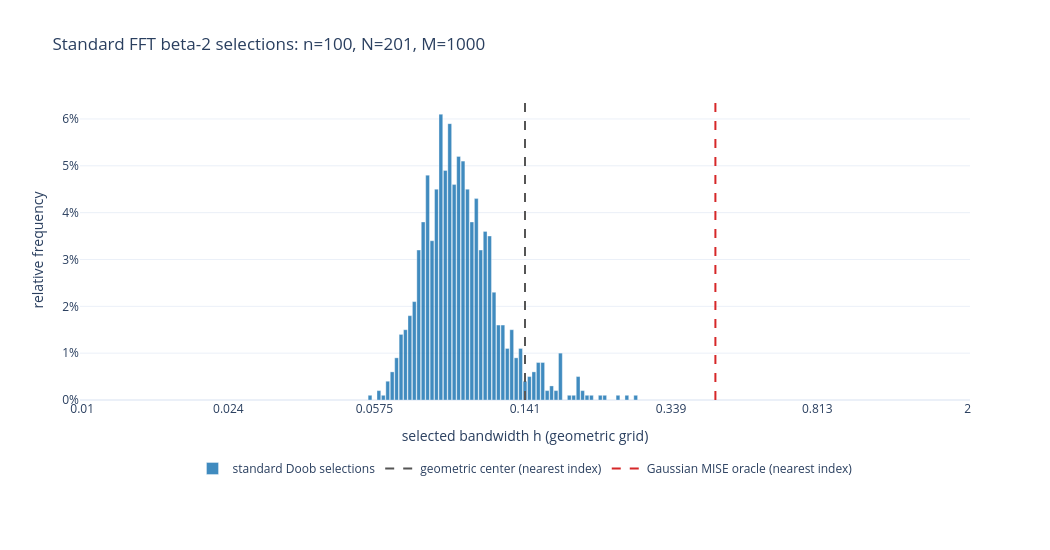
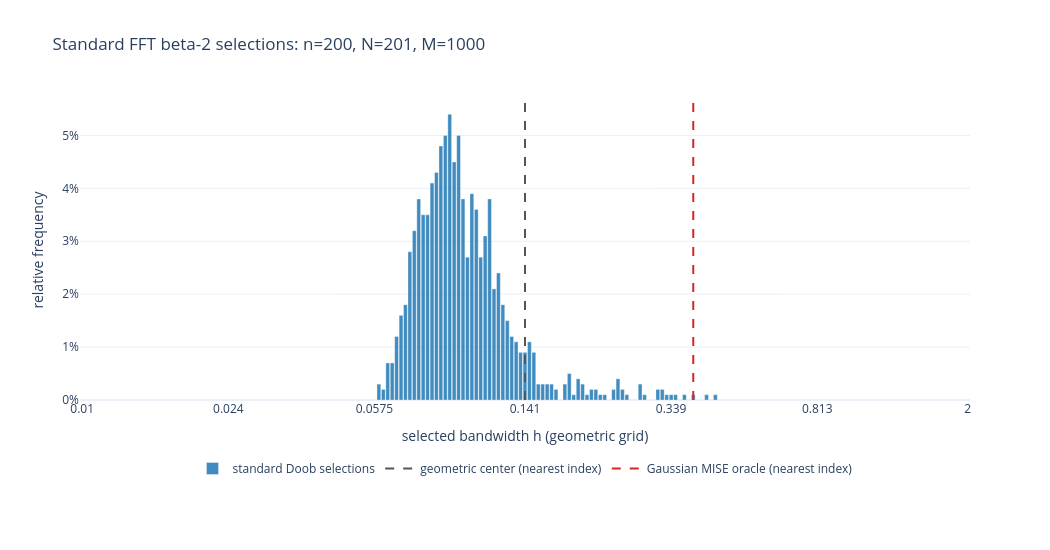
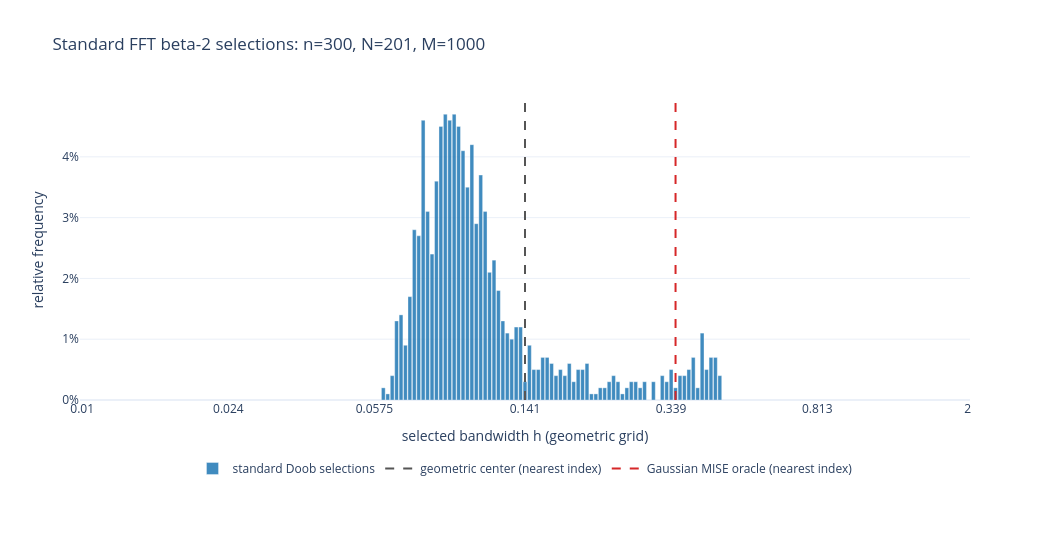
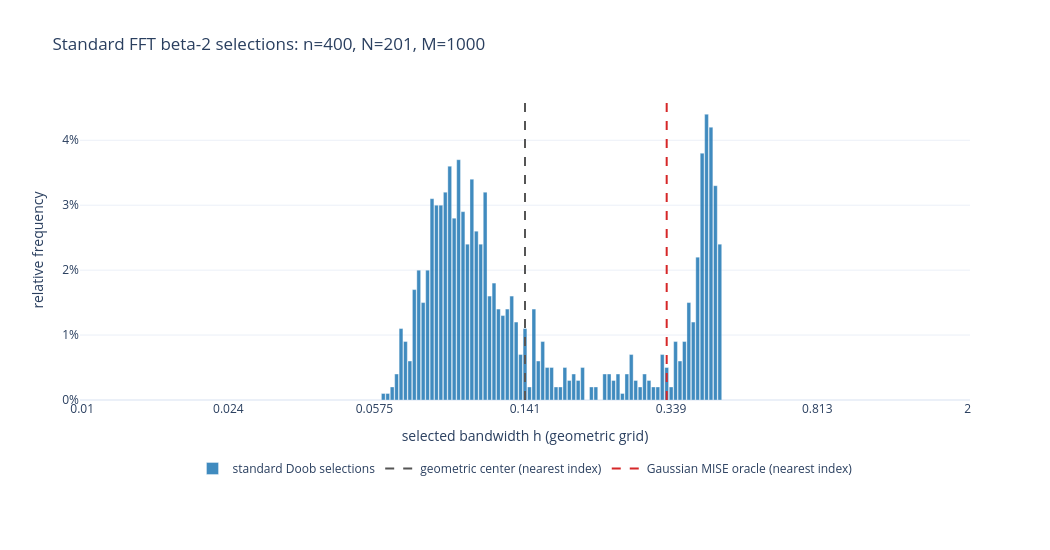

The notebook cell saved with these charts, in order:
### Code cell
beta2_n_ticks = np.unique(
    np.linspace(0, beta2_n_sweep_N - 1, 7, dtype=int)
)
beta2_n_tick_labels = [
    f"{beta2_n_sweep_h_grid[index]:.3g}" for index in beta2_n_ticks
]
beta2_n_selected_overlay_values = [100, 500, 1000]

beta2_n_available_values = {
    int(value) for value in beta2_n_sweep_values
}
beta2_n_selected_overlay_values = [
    int(value) for value in beta2_n_selected_overlay_values
]
beta2_n_invalid_selected_values = sorted(
    set(beta2_n_selected_overlay_values)
    - beta2_n_available_values
)
if beta2_n_invalid_selected_values:
    raise ValueError(
        "Selected overlay sample sizes are unavailable: "
        f"{beta2_n_invalid_selected_values}. Choose from "
        f"{sorted(beta2_n_available_values)}."
    )
if not beta2_n_selected_overlay_values:
    raise ValueError(
        "beta2_n_selected_overlay_values must not be empty."
    )

def beta2_n_histogram_bar(
    current_n, *, color, opacity, legend_name=None
):
    result = beta2_n_sweep_results[int(current_n)]
    nonzero_indices = np.flatnonzero(result["counts"])
    relative_frequencies = result["relative_frequencies"][
        nonzero_indices
    ]
    return go.Bar(
        x=nonzero_indices,
        y=relative_frequencies,
        customdata=beta2_n_sweep_h_grid[nonzero_indices],
        width=0.85,
        marker=dict(
            color=color,
            line=dict(color="white", width=0.35),
        ),
        opacity=opacity,
        name=(legend_name or f"n={current_n}"),
        hovertemplate=(
            f"n={current_n}"
            "<br>grid index=%{x}"
            "<br>h=%{customdata:.6g}"
            "<br>relative frequency=%{y:.1%}<extra></extra>"
        ),
    )

def beta2_n_style_overlay(figure):
    figure.update_xaxes(
        title_text="selected bandwidth h (geometric grid)",
        range=[-0.5, beta2_n_sweep_N - 0.5],
        tickmode="array",
        tickvals=beta2_n_ticks,
        ticktext=beta2_n_tick_labels,
    )
    figure.update_yaxes(
        title_text="relative frequency",
        tickformat=".0%",
    )
    figure.update_layout(
        width=1100,
        height=650,
        template="plotly_white",
        barmode="overlay",
        legend=dict(title="sample size"),
    )

beta2_n_individual_figures = {}

for current_n in beta2_n_sweep_values:
    current_n = int(current_n)
    result = beta2_n_sweep_results[current_n]
    current_line_height = 1.05 * float(
        result["relative_frequencies"].max()
    )
    current_figure = go.Figure(
        beta2_n_histogram_bar(
            current_n,
            color="#1f77b4",
            opacity=0.85,
            legend_name="Doob selections",
        )
    )

    for x_index, name, color in (
        (
            beta2_n_sweep_center_index,
            "geometric center (nearest index)",
            "#555555",
        ),
        (
            result["oracle_index"],
            "Gaussian MISE oracle (nearest index)",
            "#d62728",
        ),
    ):
        current_figure.add_trace(
            go.Scatter(
                x=[x_index, x_index],
                y=[0.0, current_line_height],
                mode="lines",
                line=dict(
                    color=color, width=2, dash="dash"
                ),
                name=name,
                hoverinfo="skip",
            )
        )

    current_figure.update_xaxes(
        title_text="selected bandwidth h (geometric grid)",
        range=[-0.5, beta2_n_sweep_N - 0.5],
        tickmode="array",
        tickvals=beta2_n_ticks,
        ticktext=beta2_n_tick_labels,
    )
    current_figure.update_yaxes(
        title_text="relative frequency",
        range=[0.0, current_line_height],
        tickformat=".0%",
    )
    current_figure.update_layout(
        width=1050,
        height=550,
        template="plotly_white",
        legend=dict(
            orientation="h",
            x=0.5,
            xanchor="center",
            y=-0.18,
            yanchor="top",
        ),
        margin=dict(t=100, b=150),
    )
    beta2_n_individual_figures[current_n] = current_figure
    current_figure.show()

beta2_n_overlay = go.Figure()
beta2_n_number_of_histograms = len(beta2_n_sweep_values)

for position, current_n in enumerate(beta2_n_sweep_values):
    color = (
        f"hsl({360.0 * position / beta2_n_number_of_histograms:.1f},"
        "65%,45%)"
    )
    beta2_n_overlay.add_trace(
        beta2_n_histogram_bar(
            int(current_n), color=color, opacity=0.24
        )
    )

beta2_n_style_overlay(beta2_n_overlay)
beta2_n_overlay.show()

beta2_n_selected_overlay = go.Figure()
beta2_n_number_selected = len(beta2_n_selected_overlay_values)

for position, current_n in enumerate(
    beta2_n_selected_overlay_values
):
    color = (
        f"hsl({360.0 * position / beta2_n_number_selected:.1f},"
        "70%,42%)"
    )
    beta2_n_selected_overlay.add_trace(
        beta2_n_histogram_bar(
            current_n, color=color, opacity=0.32
        )
    )

beta2_n_style_overlay(beta2_n_selected_overlay)
beta2_n_selected_overlay.show()

### Figure 1 — Plotly figure (JSON) as saved in the notebook; plotly's stock layout.template omitted (floating-point values rounded to 4 significant figures)
{"data": [{"customdata": [0.05595, 0.059, 0.06058, 0.06221, 0.06388, 0.06559, 0.06736, 0.06916, 0.07102, 0.07293, 0.07488, 0.07689, 0.07896, 0.08108, 0.08326, 0.08549, 0.08779, 0.09014, 0.09256, 0.09505, 0.0976, 0.1002, 0.1029, 0.1057, 0.1085, 0.1114, 0.1144, 0.1175, 0.1206, 0.1239, 0.1272, 0.1306, 0.1341, 0.1377, 0.1414, 0.1452, 0.1491, 0.1531, 0.1572, 0.1615, 0.1658, 0.1702, 0.1748, 0.1843, 0.1893, 0.1943, 0.1996, 0.2049, 0.2104, 0.2219, 0.2278, 0.2467, 0.2601, 0.2742], "hovertemplate": "standard, n=100<br>grid index=%{x}<br>h=%{customdata:.6g}<br>relative frequency=%{y:.1%}<extra></extra>", "marker": {"color": "#1f77b4", "line": {"color": "white", "width": 0.35}}, "name": "standard Doob selections", "opacity": 0.85, "type": "bar", "width": 0.85, "x": [65, 67, 68, 69, 70, 71, 72, 73, 74, 75, 76, 77, 78, 79, 80, 81, 82, 83, 84, 85, 86, 87, 88, 89, 90, 91, 92, 93, 94, 95, 96, 97, 98, 99, 100, 101, 102, 103, 104, 105, 106, 107, 108, 110, 111, 112, 113, 114, 115, 117, 118, 121, 123, 125], "y": [0.001, 0.002, 0.001, 0.004, 0.006, 0.009, 0.014, 0.015, 0.018, 0.021, 0.032, 0.038, 0.048, 0.034, 0.045, 0.061, 0.049, 0.059, 0.046, 0.052, 0.051, 0.045, 0.038, 0.043, 0.032, 0.036, 0.035, 0.023, 0.016, 0.016, 0.011, 0.015, 0.009, 0.011, 0.004, 0.005, 0.006, 0.008, 0.008, 0.002, 0.003, 0.002, 0.01, 0.001, 0.001, 0.005, 0.002, 0.001, 0.001, 0.001, 0.001, 0.001, 0.001, 0.001]}, {"hoverinfo": "skip", "line": {"color": "#555555", "dash": "dash", "width": 2}, "mode": "lines", "name": "geometric center (nearest index)", "type": "scatter", "x": [100, 100], "y": [0, 0.06405]}, {"hoverinfo": "skip", "line": {"color": "#d62728", "dash": "dash", "width": 2}, "mode": "lines", "name": "Gaussian MISE oracle (nearest index)", "type": "scatter", "x": [143, 143], "y": [0, 0.06405]}], "layout": {"height": 550, "legend": {"orientation": "h", "x": 0.5, "xanchor": "center", "y": -0.18, "yanchor": "top"}, "margin": {"b": 150, "t": 100}, "title": {"text": "Standard FFT beta-2 selections: n=100, N=201, M=1000"}, "width": 1050, "xaxis": {"range": [-0.5, 200.5], "tickmode": "array", "ticktext": ["0.01", "0.024", "0.0575", "0.141", "0.339", "0.813", "2"], "tickvals": [0, 33, 66, 100, 133, 166, 200], "title": {"text": "selected bandwidth h (geometric grid)"}}, "yaxis": {"range": [0, 0.06405], "tickformat": ".0%", "title": {"text": "relative frequency"}}}}

### Figure 2 — Plotly figure (JSON) as saved in the notebook; plotly's stock layout.template omitted (floating-point values rounded to 4 significant figures)
{"data": [{"customdata": [0.059, 0.06058, 0.06221, 0.06388, 0.06559, 0.06736, 0.06916, 0.07102, 0.07293, 0.07488, 0.07689, 0.07896, 0.08108, 0.08326, 0.08549, 0.08779, 0.09014, 0.09256, 0.09505, 0.0976, 0.1002, 0.1029, 0.1057, 0.1085, 0.1114, 0.1144, 0.1175, 0.1206, 0.1239, 0.1272, 0.1306, 0.1341, 0.1377, 0.1414, 0.1452, 0.1491, 0.1531, 0.1572, 0.1615, 0.1658, 0.1702, 0.1795, 0.1843, 0.1893, 0.1943, 0.1996, 0.2049, 0.2104, 0.2161, 0.2219, 0.2278, 0.2402, 0.2467, 0.2533, 0.2601, 0.2816, 0.2892, 0.3131, 0.3215, 0.3301, 0.339, 0.3481, 0.367, 0.387, 0.419, 0.4418], "hovertemplate": "standard, n=200<br>grid index=%{x}<br>h=%{customdata:.6g}<br>relative frequency=%{y:.1%}<extra></extra>", "marker": {"color": "#1f77b4", "line": {"color": "white", "width": 0.35}}, "name": "standard Doob selections", "opacity": 0.85, "type": "bar", "width": 0.85, "x": [67, 68, 69, 70, 71, 72, 73, 74, 75, 76, 77, 78, 79, 80, 81, 82, 83, 84, 85, 86, 87, 88, 89, 90, 91, 92, 93, 94, 95, 96, 97, 98, 99, 100, 101, 102, 103, 104, 105, 106, 107, 109, 110, 111, 112, 113, 114, 115, 116, 117, 118, 120, 121, 122, 123, 126, 127, 130, 131, 132, 133, 134, 136, 138, 141, 143], "y": [0.003, 0.002, 0.007, 0.007, 0.012, 0.016, 0.018, 0.028, 0.032, 0.038, 0.035, 0.035, 0.041, 0.043, 0.048, 0.05, 0.054, 0.045, 0.05, 0.038, 0.027, 0.039, 0.036, 0.027, 0.031, 0.038, 0.021, 0.024, 0.018, 0.015, 0.012, 0.011, 0.009, 0.009, 0.011, 0.009, 0.003, 0.003, 0.003, 0.003, 0.002, 0.003, 0.005, 0.001, 0.004, 0.003, 0.001, 0.002, 0.002, 0.001, 0.001, 0.002, 0.004, 0.002, 0.001, 0.003, 0.001, 0.002, 0.002, 0.001, 0.001, 0.001, 0.001, 0.001, 0.001, 0.001]}, {"hoverinfo": "skip", "line": {"color": "#555555", "dash": "dash", "width": 2}, "mode": "lines", "name": "geometric center (nearest index)", "type": "scatter", "x": [100, 100], "y": [0, 0.0567]}, {"hoverinfo": "skip", "line": {"color": "#d62728", "dash": "dash", "width": 2}, "mode": "lines", "name": "Gaussian MISE oracle (nearest index)", "type": "scatter", "x": [138, 138], "y": [0, 0.0567]}], "layout": {"height": 550, "legend": {"orientation": "h", "x": 0.5, "xanchor": "center", "y": -0.18, "yanchor": "top"}, "margin": {"b": 150, "t": 100}, "title": {"text": "Standard FFT beta-2 selections: n=200, N=201, M=1000"}, "width": 1050, "xaxis": {"range": [-0.5, 200.5], "tickmode": "array", "ticktext": ["0.01", "0.024", "0.0575", "0.141", "0.339", "0.813", "2"], "tickvals": [0, 33, 66, 100, 133, 166, 200], "title": {"text": "selected bandwidth h (geometric grid)"}}, "yaxis": {"range": [0, 0.0567], "tickformat": ".0%", "title": {"text": "relative frequency"}}}}

### Figure 3 — Plotly figure (JSON) as saved in the notebook; plotly's stock layout.template omitted (floating-point values rounded to 4 significant figures)
{"data": [{"customdata": [0.06058, 0.06221, 0.06388, 0.06559, 0.06736, 0.06916, 0.07102, 0.07293, 0.07488, 0.07689, 0.07896, 0.08108, 0.08326, 0.08549, 0.08779, 0.09014, 0.09256, 0.09505, 0.0976, 0.1002, 0.1029, 0.1057, 0.1085, 0.1114, 0.1144, 0.1175, 0.1206, 0.1239, 0.1272, 0.1306, 0.1341, 0.1377, 0.1414, 0.1452, 0.1491, 0.1531, 0.1572, 0.1615, 0.1658, 0.1702, 0.1748, 0.1795, 0.1843, 0.1893, 0.1943, 0.1996, 0.2049, 0.2104, 0.2161, 0.2219, 0.2278, 0.2339, 0.2402, 0.2467, 0.2533, 0.2601, 0.2671, 0.2742, 0.2816, 0.2892, 0.3049, 0.3215, 0.3301, 0.339, 0.3481, 0.3574, 0.367, 0.3769, 0.387, 0.3974, 0.4081, 0.419, 0.4303, 0.4418, 0.4537], "hovertemplate": "standard, n=300<br>grid index=%{x}<br>h=%{customdata:.6g}<br>relative frequency=%{y:.1%}<extra></extra>", "marker": {"color": "#1f77b4", "line": {"color": "white", "width": 0.35}}, "name": "standard Doob selections", "opacity": 0.85, "type": "bar", "width": 0.85, "x": [68, 69, 70, 71, 72, 73, 74, 75, 76, 77, 78, 79, 80, 81, 82, 83, 84, 85, 86, 87, 88, 89, 90, 91, 92, 93, 94, 95, 96, 97, 98, 99, 100, 101, 102, 103, 104, 105, 106, 107, 108, 109, 110, 111, 112, 113, 114, 115, 116, 117, 118, 119, 120, 121, 122, 123, 124, 125, 126, 127, 129, 131, 132, 133, 134, 135, 136, 137, 138, 139, 140, 141, 142, 143, 144], "y": [0.002, 0.001, 0.004, 0.013, 0.014, 0.009, 0.017, 0.028, 0.027, 0.046, 0.031, 0.024, 0.036, 0.045, 0.047, 0.046, 0.047, 0.045, 0.041, 0.035, 0.042, 0.029, 0.037, 0.031, 0.021, 0.023, 0.018, 0.013, 0.011, 0.01, 0.012, 0.012, 0.003, 0.009, 0.005, 0.005, 0.007, 0.007, 0.006, 0.004, 0.005, 0.004, 0.006, 0.003, 0.005, 0.005, 0.006, 0.001, 0.001, 0.002, 0.002, 0.003, 0.004, 0.003, 0.001, 0.002, 0.003, 0.003, 0.002, 0.003, 0.003, 0.004, 0.003, 0.005, 0.002, 0.004, 0.004, 0.005, 0.007, 0.002, 0.011, 0.005, 0.007, 0.007, 0.004]}, {"hoverinfo": "skip", "line": {"color": "#555555", "dash": "dash", "width": 2}, "mode": "lines", "name": "geometric center (nearest index)", "type": "scatter", "x": [100, 100], "y": [0, 0.04935]}, {"hoverinfo": "skip", "line": {"color": "#d62728", "dash": "dash", "width": 2}, "mode": "lines", "name": "Gaussian MISE oracle (nearest index)", "type": "scatter", "x": [134, 134], "y": [0, 0.04935]}], "layout": {"height": 550, "legend": {"orientation": "h", "x": 0.5, "xanchor": "center", "y": -0.18, "yanchor": "top"}, "margin": {"b": 150, "t": 100}, "title": {"text": "Standard FFT beta-2 selections: n=300, N=201, M=1000"}, "width": 1050, "xaxis": {"range": [-0.5, 200.5], "tickmode": "array", "ticktext": ["0.01", "0.024", "0.0575", "0.141", "0.339", "0.813", "2"], "tickvals": [0, 33, 66, 100, 133, 166, 200], "title": {"text": "selected bandwidth h (geometric grid)"}}, "yaxis": {"range": [0, 0.04935], "tickformat": ".0%", "title": {"text": "relative frequency"}}}}

### Figure 4 — Plotly figure (JSON) as saved in the notebook; plotly's stock layout.template omitted (floating-point values rounded to 4 significant figures)
{"data": [{"customdata": [0.06058, 0.06221, 0.06388, 0.06559, 0.06736, 0.06916, 0.07102, 0.07293, 0.07488, 0.07689, 0.07896, 0.08108, 0.08326, 0.08549, 0.08779, 0.09014, 0.09256, 0.09505, 0.0976, 0.1002, 0.1029, 0.1057, 0.1085, 0.1114, 0.1144, 0.1175, 0.1206, 0.1239, 0.1272, 0.1306, 0.1341, 0.1377, 0.1414, 0.1452, 0.1491, 0.1531, 0.1572, 0.1615, 0.1658, 0.1702, 0.1748, 0.1795, 0.1843, 0.1893, 0.1943, 0.1996, 0.2104, 0.2161, 0.2278, 0.2339, 0.2402, 0.2467, 0.2533, 0.2601, 0.2671, 0.2742, 0.2816, 0.2892, 0.2969, 0.3049, 0.3131, 0.3215, 0.3301, 0.339, 0.3481, 0.3574, 0.367, 0.3769, 0.387, 0.3974, 0.4081, 0.419, 0.4303, 0.4418, 0.4537], "hovertemplate": "standard, n=400<br>grid index=%{x}<br>h=%{customdata:.6g}<br>relative frequency=%{y:.1%}<extra></extra>", "marker": {"color": "#1f77b4", "line": {"color": "white", "width": 0.35}}, "name": "standard Doob selections", "opacity": 0.85, "type": "bar", "width": 0.85, "x": [68, 69, 70, 71, 72, 73, 74, 75, 76, 77, 78, 79, 80, 81, 82, 83, 84, 85, 86, 87, 88, 89, 90, 91, 92, 93, 94, 95, 96, 97, 98, 99, 100, 101, 102, 103, 104, 105, 106, 107, 108, 109, 110, 111, 112, 113, 115, 116, 118, 119, 120, 121, 122, 123, 124, 125, 126, 127, 128, 129, 130, 131, 132, 133, 134, 135, 136, 137, 138, 139, 140, 141, 142, 143, 144], "y": [0.001, 0.001, 0.002, 0.004, 0.011, 0.009, 0.006, 0.017, 0.02, 0.015, 0.02, 0.031, 0.03, 0.03, 0.032, 0.036, 0.028, 0.037, 0.029, 0.024, 0.034, 0.026, 0.024, 0.032, 0.016, 0.018, 0.014, 0.013, 0.014, 0.016, 0.012, 0.007, 0.011, 0.002, 0.014, 0.006, 0.009, 0.005, 0.005, 0.002, 0.002, 0.005, 0.003, 0.004, 0.003, 0.005, 0.002, 0.002, 0.004, 0.004, 0.003, 0.004, 0.001, 0.004, 0.007, 0.003, 0.002, 0.004, 0.003, 0.002, 0.002, 0.007, 0.005, 0.002, 0.009, 0.006, 0.009, 0.015, 0.012, 0.022, 0.038, 0.044, 0.042, 0.033, 0.024]}, {"hoverinfo": "skip", "line": {"color": "#555555", "dash": "dash", "width": 2}, "mode": "lines", "name": "geometric center (nearest index)", "type": "scatter", "x": [100, 100], "y": [0, 0.0462]}, {"hoverinfo": "skip", "line": {"color": "#d62728", "dash": "dash", "width": 2}, "mode": "lines", "name": "Gaussian MISE oracle (nearest index)", "type": "scatter", "x": [132, 132], "y": [0, 0.0462]}], "layout": {"height": 550, "legend": {"orientation": "h", "x": 0.5, "xanchor": "center", "y": -0.18, "yanchor": "top"}, "margin": {"b": 150, "t": 100}, "title": {"text": "Standard FFT beta-2 selections: n=400, N=201, M=1000"}, "width": 1050, "xaxis": {"range": [-0.5, 200.5], "tickmode": "array", "ticktext": ["0.01", "0.024", "0.0575", "0.141", "0.339", "0.813", "2"], "tickvals": [0, 33, 66, 100, 133, 166, 200], "title": {"text": "selected bandwidth h (geometric grid)"}}, "yaxis": {"range": [0, 0.0462], "tickformat": ".0%", "title": {"text": "relative frequency"}}}}
